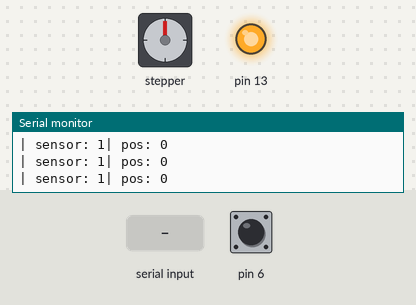
A sketch run on a simulated Arduino Uno, built with avr-gcc and run on an emulated ATmega328P. On the bench: stepper motor, output pins drawn as LEDs (lit = HIGH), the last lines printed to the serial monitor. Inputs (shaded band) come from the test bench; at power-on: pin 6 HIGH. Stepper angles assume 200 steps per turn.

Above: at 1.2 s.
1.3 s: "90,45\n" received over Serial
At 4.1 s:
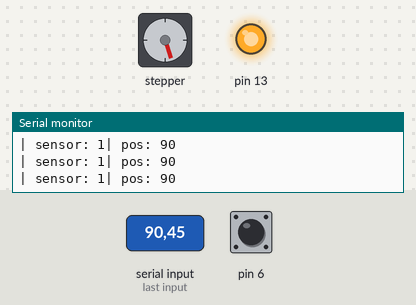
4.3 s: pin 6 pulled LOW for 0.15 s
At 4.39 s:
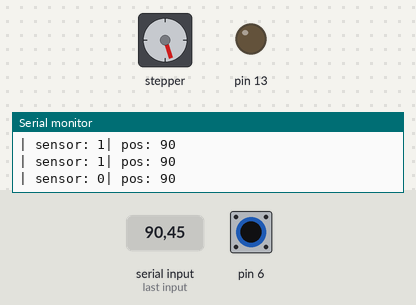
5.9 s: "30,150\n" received over Serial
At 8.2 s:
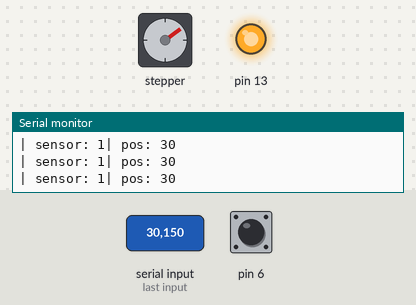
8.9 s: "200\n" received over Serial
At 9.43 s:
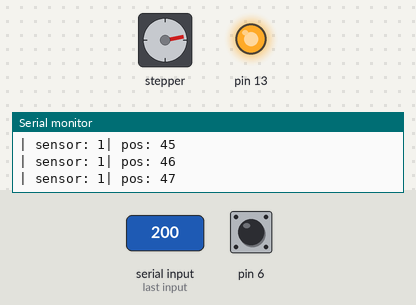
11.9 s: "5\n" received over Serial
14.9 s: pin 6 pulled LOW for 1 s
At 15.12 s:
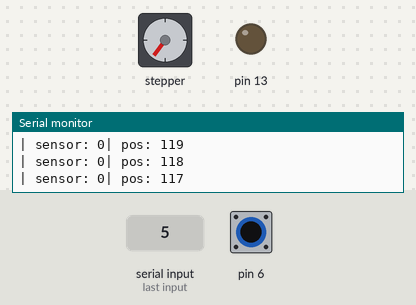
Timing chart, 0 to 18.9 s (numbered marks = the images above; inputs shaded):
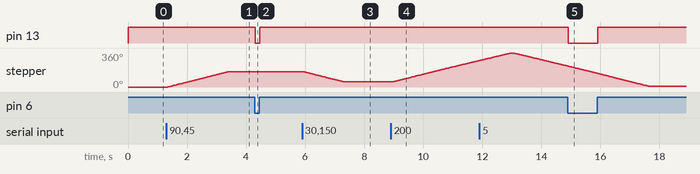

The sketch:

TestStepperNonBlocking.ino
```cpp
#include <AccelStepper.h>

int clkPin = 10;
int cwPin = 11;
int enPin = 12;

AccelStepper stepper(AccelStepper::DRIVER, clkPin, cwPin);

void setup() {
  Serial.begin(9600);
  stepper.setMaxSpeed(1000.0);
  stepper.setAcceleration(500.0);
  stepper.setCurrentPosition(0);
  pinMode(6, INPUT_PULLUP);
  pinMode(13, OUTPUT);
}

void loop() {
  if (Serial.available()) {
    int pos = Serial.readStringUntil('\n').toInt();
    Serial.print("| pos: ");
    Serial.print(pos);
    Serial.println();
    stepper.moveTo(pos);
  }

  int sensor = digitalRead(6);
  digitalWrite(13, sensor);
  int pos = stepper.currentPosition();
  Serial.print("| sensor: ");
  Serial.print(sensor);
  Serial.print("| pos: ");
  Serial.print(pos);
  Serial.println();
  stepper.run();
}

// X G Z T Y
// T Y Z X G
```

Measured:
- after the input at 1.3 s, stepper: turns 162° clockwise in 2.1 s, starting at once
- after the input at 4.3 s, pin 13: HIGH → LOW at once, → HIGH 0.16 s later
- after the input at 5.9 s, stepper: turns 108° counter-clockwise in 1.4 s, starting at once
- after the input at 8.9 s, stepper: keeps turning clockwise at about 77°/s, starting after 0.05 s
- after the input at 14.9 s, pin 13: HIGH → LOW at once, → HIGH 0.98 s later
